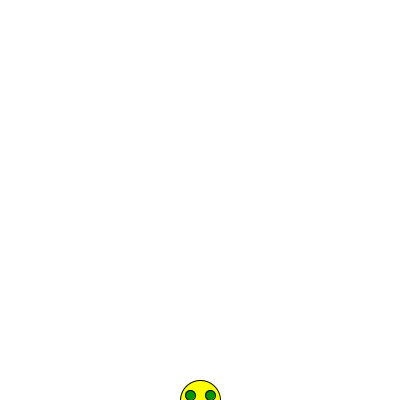
Frame 1 (no input)
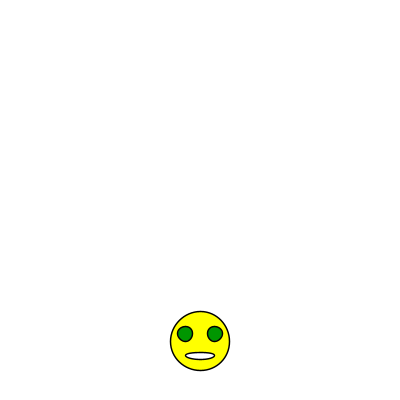
Frame 60 (the mouse pressed at the canvas centre just before this capture)
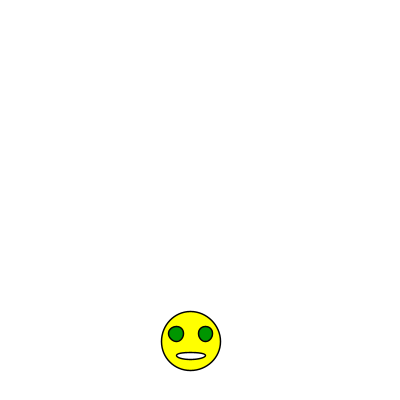
Frame 120 (the mouse held since frame 60 and released just before this capture)

The Processing sketch that drew these frames (run headless with seeded random() and noise(); from frame 60 on, the mouse is pressed at the canvas centre):

// Processing sketch: MovingFace
// ── MovingFace.pde
float cx, cy, cxx, cyy, scale;
boolean drawOn;

void setup()
{
   size(400, 400);
   
   drawOn = true;
   scale = 1;
   cx = 200;
   cy = 400;
}

void draw()
{
  background(255);
  
   if(drawOn)
   {
     pushMatrix();
       translate(cx, cy);
       scale(scale);
       //draw face
       fill(255, 255, 0); //yellow
       ellipse(0, 0, 40, 40);
       fill(0, 150, 0); // dark green
       ellipse(-10, -5, 10, 10);
       ellipse(10, -5, 10, 10);
       fill(255);
       ellipse(0, 10, 20, 5);
     popMatrix();
     
     cy--;
     cx+= random(cxx, cyy);
     scale += .008;
     
     if( cy <= 0)
     {
       cy = 400;
     }
   }
}

void mousePressed()
{
  cx = 200;
  cxx -= 1;
  cyy += 1;
  cy = 400;
  scale = 1;
  drawOn = true;
}
